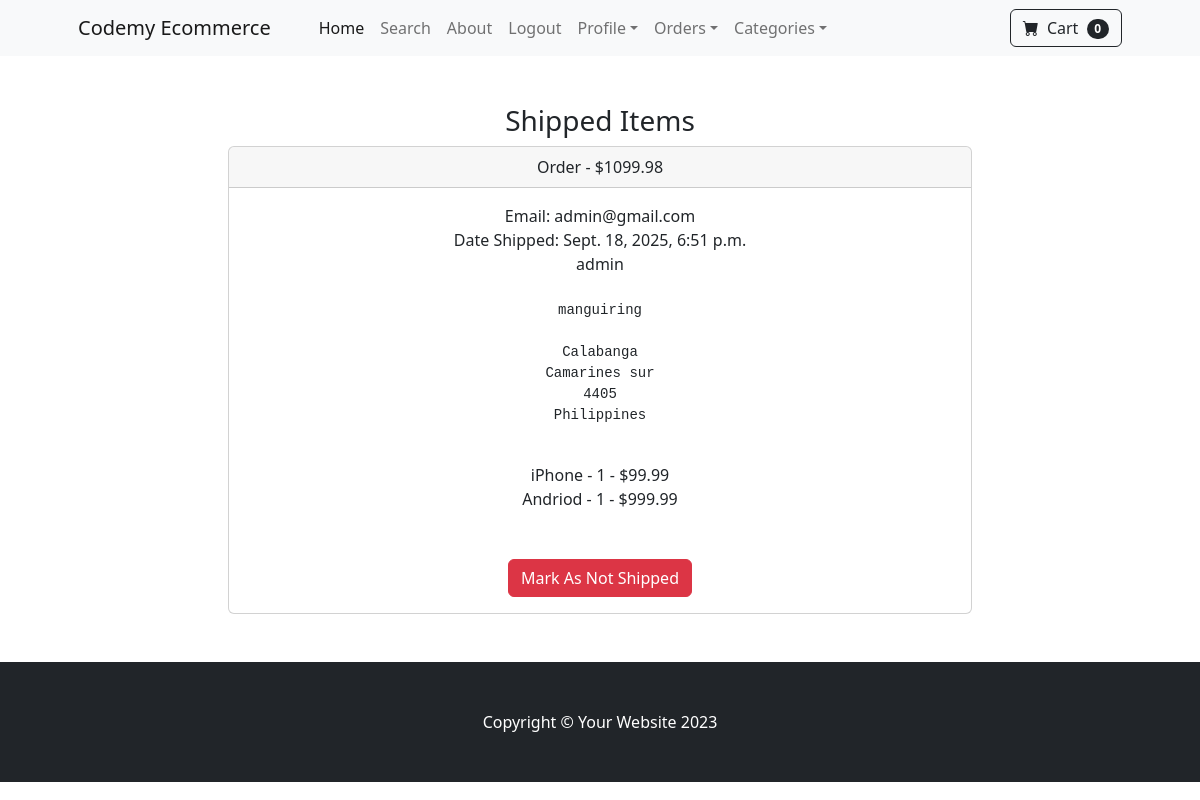
The app's page /payment/orders/5 (signed in) with its own data.
### payment/models.py (models this page shows, shortened)
class Order(models.Model):
    user = models.ForeignKey(User, on_delete=models.CASCADE, null=True, blank=True)
    full_name = models.CharField(max_length=250)
    email = models.EmailField(max_length=250)
    shipping_address = models.TextField(max_length=15000)
    amount_paid = models.DecimalField(max_digits=7, decimal_places=2)
    date_oredered = models.DateTimeField(auto_now_add=True)
    shipped = models.BooleanField(default=False)
    date_shipped = models.DateTimeField(blank=True, null=True)

class OrderItem(models.Model):
    order = models.ForeignKey(Order, on_delete=models.CASCADE, null=True)
    product = models.ForeignKey(Product, on_delete=models.CASCADE, null=True)
    user = models.ForeignKey(User, on_delete=models.CASCADE, null=True, blank=True)
    quantity = models.PositiveBigIntegerField(default=1)
    price = models.DecimalField(max_digits=7, decimal_places=2)

### store/models.py (models this page shows)
class Product(models.Model):
    name = models.CharField(max_length=100)
    price = models.DecimalField(default=0, decimal_places=2, max_digits=6)
    category = models.ForeignKey(Category, on_delete=models.CASCADE, default=1)
    description = models.CharField(max_length=250, default='', blank=True, null=True)
    image = models.ImageField(upload_to='uploads/product/')
    is_sale = models.BooleanField(default=False)
    sale_price = models.DecimalField(default=0, decimal_places=2, max_digits=6)
    def __str__(self):
        return self.name

### payment/views.py (the view, shortened to what this page needs)
# urls.py: path('orders/<int:pk>', views.orders, name='orders'),
def orders(request, pk):
    if request.user.is_authenticated and request.user.is_superuser:
        order = Order.objects.get(id=pk)
        items = OrderItem.objects.filter(order=pk)
        return render(request, 'payment/orders.html', {"order":order, "items":items})
    else:
        messages.success(request, "Access Denied")
        return redirect('home')

### cart/cart.py (called while the page is built)
    def __len__(self):
        return len(self.cart)

### cart/context_processors.py (called while the page is built)
def cart(request):
    return {'cart':Cart(request)}

### payment/templates/payment/orders.html (shortened to what this page needs)
{% extends 'base.html' %}
{% block content %}
        <div class="container">
            <div class="row">
                <center>
                    <div class="col-8">
                        <br><br>
                        <h3>Shipped Items</h3>
                        <div class="card">
                            <div class="card-header">
                                Order {{oreder.id}} - ${{order.amount_paid}}
                            </div>
                            <div class="card-body">
                                Email: {{order.email}} <br>
                                {% if order.date_shipped %}
                                Date Shipped: {{order.date_shipped}}
                                {% else %}
                                Date Ordered: {{order.date_oredered}}
                                {% endif %}
                                <br>
                                {{order.full_name}} <br><br>
                                <pre>{{order.shipping_address}}
                                </pre>
                                {% for item in items %}
                                    {{item.product}} - {{item.quantity}} - ${{item.price}} <br>
                                {% endfor %}
                                <br><br>
                                {% if not order.shipped %}
                                <form method="POST">
                                    {% csrf_token %}
                                    <input type="hidden" name="shipping_status" value="true">
                                    <button type="submit" class="btn btn-success">Mark As Shipped</button>
                                </form>
                                {% else %}
                                <form method="POST">
                                    <button type="submit" class="btn btn-danger">Mark As Not Shipped</button>
                                </form>
                                {% endif %}
                            </div>
                        </div>
                        <br><br>
                    </div>
                </center>
            </div>
        </div>
{% endblock %}

### records on screen
Order: amount_paid "1099.98", email "admin@gmail.com", date_shipped "Sept. 18, 2025, 6:51 p.m.", full_name "admin", shipping_address "manguiring Calabanga Camarines sur 4405 Philippines"
OrderItem: product "iPhone", quantity "1", price "99.99"
OrderItem: product "Andriod", quantity "1", price "999.99"

### other values on screen
{{ cart|length }} "0"
